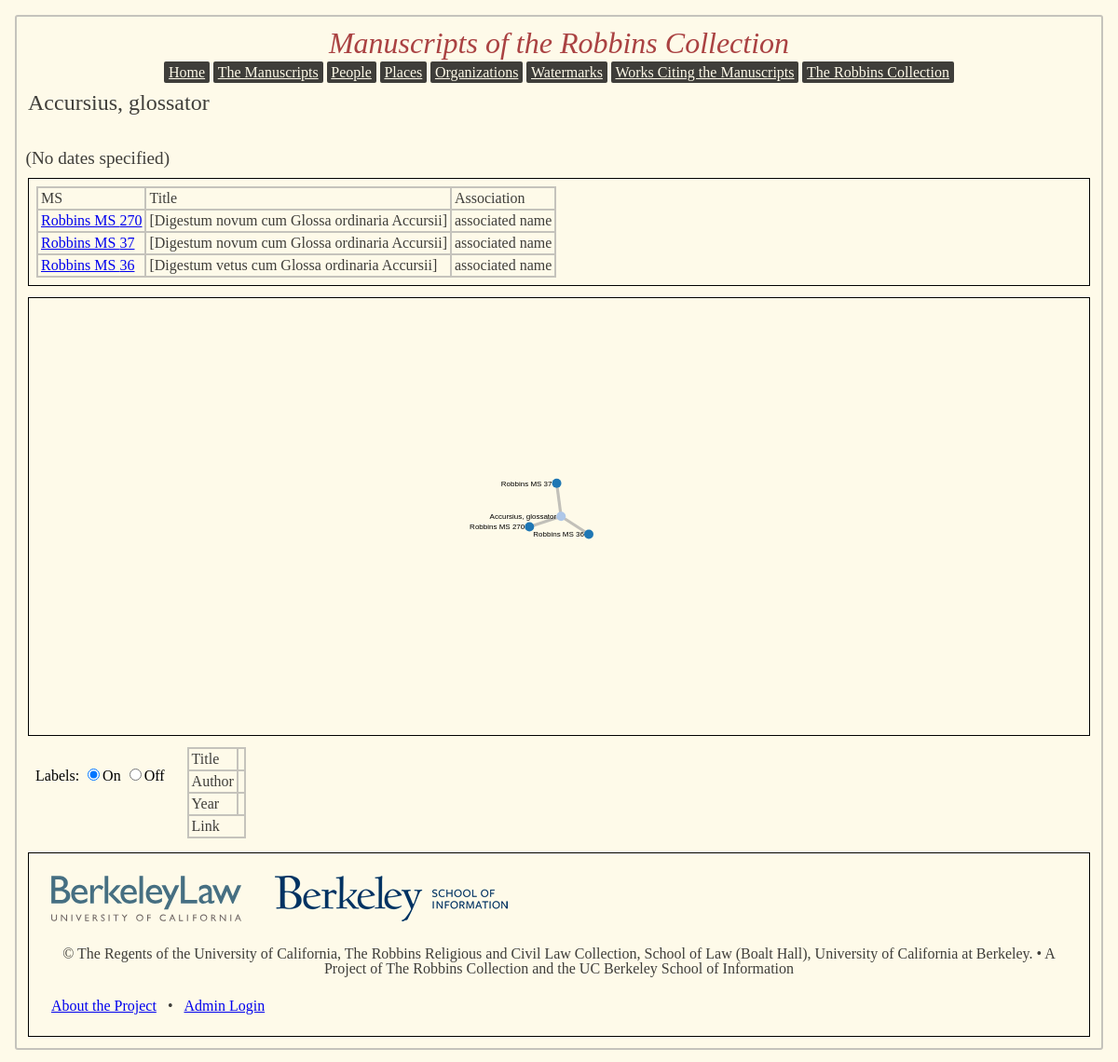
The page /person70 on the database its author committed.
### app/models.py (models this page shows, shortened)
class person(db.Model):
	id = db.Column(db.Integer, primary_key=True)
	name_display = db.Column(db.String(200))
	name_main = db.Column(db.String(200))
	name_fuller = db.Column(db.String(200))
	year_1 = db.Column(db.Integer)
	year_2 = db.Column(db.Integer)
	datetype = db.Column(db.Integer)
	numeration = db.Column(db.String(20))
	title = db.Column(db.String(30))
	ms_relations = db.relationship('person_ms_assoc',
		backref = 'person',
		lazy='dynamic')

class person_ms_assoc(db.Model):
	id = db.Column(db.Integer, primary_key=True)
	person_id = db.Column(db.Integer, db.ForeignKey('person.id'))
	ms_id = db.Column(db.Integer, db.ForeignKey('manuscript.id'))
	assoc_type = db.Column(db.String(50))

class title(db.Model):
	id = db.Column(db.Integer, primary_key=True)
	title_text = db.Column(db.String(150))
	title_type = db.Column(db.String(20))
	ms_id = db.Column(db.Integer, db.ForeignKey('manuscript.id'))

### app/views.py (the view)
@app.route('/person<personid>', methods = ['GET'])
def view_person(personid):
	focusperson = models.person.query.get(personid)
	if focusperson == None:
		abort(404)
	graph_data = get_info_from_db(personid, 'person')
	graphobj = json.dumps(graph_data)
	mss = {}
	for ms_rel in focusperson.ms_relations:
		if ms_rel.ms_id not in mss:
			mss[ms_rel.ms_id] = {}
			mss[ms_rel.ms_id]['roles'] = ms_rel.assoc_type
			mss[ms_rel.ms_id]['title'] = ms_rel.ms.titles.filter_by(title_type='main').first()
		else:
			mss[ms_rel.ms_id]['roles'] = mss[ms_rel.ms_id]['roles'] + ', ' + ms_rel.assoc_type
	return render_template('personview.html', person = focusperson, ms_rels = mss, graph = graphobj, pagetitle = focusperson.name_display + ' in the Robbins Manuscripts')

### app/views.py (called while the page is built)
def return_ms_data(shelf_id):
	this_ms = models.manuscript.query.get(shelf_id)
	resultid = '0_' + str(shelf_id)
	authorquery = this_ms.assoc_people.filter_by(assoc_type = 'author').first()
	if authorquery != None:
		result_author = authorquery.person.name_display
	else:
		result_author = ''
	result_title = this_ms.titles.filter_by(title_type='main').first().title_text
	if this_ms.date2 == None:
		result_datestring = str(this_ms.date1)
	else:
		result_datestring = str(this_ms.date1) + '-' + str(this_ms.date2)
	msreturndict = {"name": this_ms.shelfmark, "group": 0, "role": 'manuscript', "dbkey": shelf_id, 'id': resultid,
			'title': result_title, 'date': result_datestring, 'author': result_author, 'url': url_for('ms_view',idno=shelf_id)}
	return msreturndict

### app/templates/personview.html (shortened to what this page needs)
{% extends "base.html" %}
{% block content %}
<h3>{{person.name_display }}
</h3>
<br>
{%if (person.year_1 == None) and (person.year_2 == None) %}
  <h4>(No dates specified)</h4>
{% elif person.datetype == 'century' %}
  {% if person.year_2 != None %}
  <h4>({{ (person.year_1/100)|int }}-{{ (person.year_2/100)|int }} centuries)</h4>
  {% else %}
  <h4>({{ (person.year_1/100)|int }} century)</h4>
  {% endif %}
{% endif %}
<div class="section">
<table>
  <tr>
    <th>MS</th>
    <th>Title</th>
    <th>Association</th>
  </tr>
{% for rel in ms_rels %}
  <tr>
    <td><a href="ms{{ rel }}">Robbins MS {{ rel }}</a></td>
    <td>{{ ms_rels[rel]['title'].title_text }}</td>
    <td>{{ ms_rels[rel]['roles'] }}</td>
  </tr>
{% endfor %}
</table>
</div>
<div class="section" id="relationvis">
</div>
<div id="graphtoggle">
<form id="labeltoggle">Labels:
  <input type="radio" name="labeltoggle" value="on" checked>On
  <input type="radio" name="labeltoggle" value="off">Off
</form>
</div>
<div id="nodeinfo">
  <table>
    <tr>
      <th>Title</th>
      <td></td>
    </tr>
    <tr>
      <th>Author</th>
      <td></td>
    </tr>
    <tr>
      <th>Year</th>
      <td></td>
    </tr>
    <tr>
      <td colspan=2>Link</td>
    </tr>
  </table>
</div>
{% endblock %}

### app/static/main.css (style rules this page uses)
html, body, div, span, applet, object, iframe, h1, h2, h3, h4, h5, h6, p, blockquote, pre, a, abbr, acronym, address, big, cite, code, del, dfn, em, img, ins, kbd, q, s, samp, small, strike, strong, sub, sup, tt, var, b, u, i, center, dl, dt, dd, ol, ul, li, fieldset, form, label, legend, table, caption, tbody, tfoot, thead, tr, th, td, article, aside, canvas, details, embed, figure, figcaption, footer, header, hgroup, menu, nav, output, ruby, section, summary, time, mark, audio, video { margin: 0; padding: 0; border: 0; font-size: 100%; font: inherit; vertical-align: baseline; }
body { line-height: 1; }
table { border-collapse: collapse; border-spacing: 0; }
html, body { background-color: #FEFAE9; margin: 0; padding: 0; }
h3, h4, h5, h6 { font-family: "Times New Roman"; color: #3F3E3A; }
h3 { font-size: 1.5em; }
h4 { font-size: 1.2em; }
div#wrapper h3, h4 { margin: .5em; }
p, td, th { color: #3F3E3A; font-family: "Times New Roman"; font-size: 1em; }
.section, .mapholder { margin: .75em; border-style: solid; border-width: 1px; border-color: #000000; padding: .5em; }
table, th, td { vertical-align: top; border-width: 2px; border-style: solid; border-color: #C5C3BC; border-collapse: collapse; padding: 3px; text-align: left; }
#textvis, #relationvis { max-width: 50% max-height: 100%; text-align: center; }
#graphtoggle { text-align: center; display: inline-block; max-width: 50%; vertical-align: top; margin: .75em; padding: .5em; }
#nodeinfo { display: inline-block; max-width: 50%; }

### rows shown on the page
person: name_display "Accursius, glossator"
person_ms_assoc: ms "270", assoc_type "associated name"
title: title_text "[Digestum novum cum Glossa ordinaria Accursii]"
title: title_text "[Digestum novum cum Glossa ordinaria Accursii]"
person_ms_assoc: assoc_type "associated name"
title: title_text "[Digestum vetus cum Glossa ordinaria Accursii]"
person_ms_assoc: assoc_type "associated name"

### other values the page prints
{{ rel }} "37" "36"
